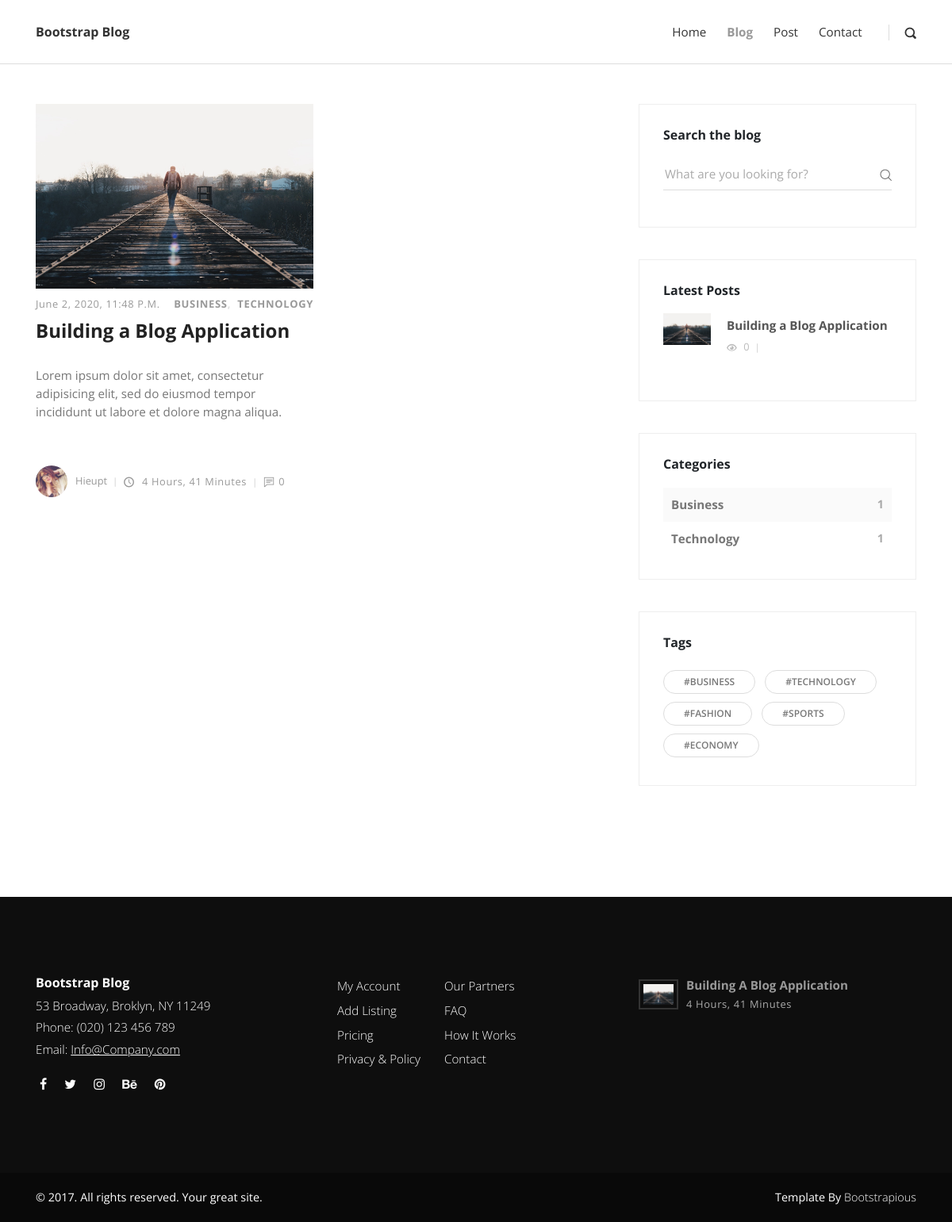
Screenshot of /blog/ with the database file from the repository.
### blog/models.py (models this page shows, shortened)
class Post(models.Model):
    title = models.CharField(_('title'), max_length=255)
    slug = models.SlugField(max_length=254, unique=True, blank=True, editable=True)
    author = models.ForeignKey(Author, on_delete=models.CASCADE, related_name='blog_posts')
    image = models.ImageField(_('image'), blank=True, null=True, upload_to='blog')
    text = RichTextField(_('text'))
    description = models.TextField(_('description'), blank=True, null=True)
    published = models.BooleanField(_('published'), default=False)
    categories = models.ManyToManyField(Category)
    created = models.DateTimeField(_('created'), auto_now_add=True)
    modified = models.DateTimeField(_('modified'), auto_now=True)
    pub_date = models.DateTimeField(_('publish date'), blank=True, null=True)
    featured = models.BooleanField(default=False)
    views = models.IntegerField(default=0)
    previous_post = models.ForeignKey('self', related_name='previous', on_delete=models.SET_NULL, blank=True, null=True)
    next_post = models.ForeignKey('self', related_name='next', on_delete=models.SET_NULL, blank=True, null=True)
    def get_absolute_url(self):
        return reverse("blog:post", args=[self.slug])
    class Meta:
        verbose_name = _('blog post')
        verbose_name_plural = _('blog posts')
        ordering = ['pub_date']

class Category(models.Model):
    title = models.CharField(max_length=50)
    def __str__(self):
        return self.title

class Author(models.Model):
    user = models.OneToOneField(User, on_delete=models.CASCADE)
    profile_image = models.ImageField()
    def __str__(self):
        return self.user.username

### blog/views.py (the view)
# urls.py: path('blog/', views.blog, name = 'blogpage'),
def blog(request):
    category_count = get_category_count()
    most_recent = Post.objects.order_by('-created')[:3]
    article_post = Post.objects.all()
    paginator = Paginator(article_post, 2)
    page_request_var = 'page'
    page = request.GET.get(page_request_var)
    try:
        paginated_queryset = paginator.page(page)
    except PageNotAnInteger:
        paginated_queryset = paginator.page(1)
    except EmptyPage:
        paginated_queryset = paginator.page(paginator.num_pages)
    context = {
        'category_count': category_count,
        'most_recent': most_recent,
        'article_post': paginated_queryset,
        'page_request_var': page_request_var
    }
    return render(request, 'blog.html',context)

### blog/views.py (called while the page is built)
def get_category_count():
    queryset = Category.objects.values('title').annotate(Count('post'))
    return queryset

### templates/blog.html (shortened to what this page needs)
{% extends "base.html" %}
{% load static %}
{% block content %}
    <div class="container">
      <div class="row">
        <main class="posts-listing col-lg-8">
          <div class="container">
            <div class="row">
              {% for post in article_post%}
              <div class="post col-xl-6">
                <div class="post-thumbnail"><a href="{{post.get_absolute_url}}"><img src="{{ post.image.url }}" alt="..." class="img-fluid"></a></div>
                <div class="post-details">
                  <div class="post-meta d-flex justify-content-between">
                    <div class="date meta-last">{{post.created}}</div>
                    <div class="category">
                    {% for cat in post.categories.all %}
                      <a href="#">{{cat}}</a>
                    {%endfor%}
                    </div>
                  </div><a href="{{post.get_absolute_url}}">
                    <h3 class="h4">{{post.title|truncatewords:7}}</h3></a>
                  <p class="text-muted">{{post.text|safe|truncatewords:30}}</p>
                  <footer class="post-footer d-flex align-items-center"><a href="#" class="author d-flex align-items-center flex-wrap">
                      <div class="avatar"><img src="{{post.author.profile_image.url}}" alt="..." class="img-fluid"></div>
                      <div class="title"><span>{{post.author}}</span></div></a>
                    <div class="date"><i class="icon-clock"></i> {{post.created|timesince}}</div>
                    <div class="comments meta-last"><i class="icon-comment"></i>{{post.comments.count}}</div>
                  </footer>
                </div>
              </div>
              {%endfor%}
            </div>
          </div>
        </main>
        {% include "sidebar.html" with most_recent=most_recent category_count=category_count %}
      </div>
    </div>
{% endblock content %}

### templates/sidebar.html (shortened to what this page needs)
{% load static%}
<aside class="col-lg-4">
<div class="widget search">
<header>
    <h3 class="h6">Search the blog</h3>
</header>
<form action="{% url 'blog:search'%}" class="search-form">
    <div class="form-group">
    <input type="text" name="q" placeholder="What are you looking for?">
    <button type="submit" class="submit"><i class="icon-search"></i></button>
    </div>
</form>
</div>
<div class="widget latest-posts">
    <header>
        <h3 class="h6">Latest Posts</h3>
    </header>
    <div class="blog-posts">
        {% for post in most_recent %}
        <a href="{{post.get_absolute_url}}">
            <div class="item d-flex align-items-center">
                <div class="image"><img src="{{post.image.url}}" alt="..." class="img-fluid"></div>
                <div class="title"><strong>{{post.title|truncatewords:5}}</strong>
                <div class="d-flex align-items-center">
                    <div class="views"><i class="icon-eye"></i> {{post.views}}</div>
                </div>
                </div>
            </div>
        </a>
        {% endfor %}
    </div>
</div>
<div class="widget categories">
<header>
    <h3 class="h6">Categories</h3>
</header>
{% for cat in category_count%}
<div class="item d-flex justify-content-between">
    <a href="{%url 'blog:category' title=cat.title%}">{{cat.title}}</a>
    <span>{{cat.post__count}}</span>
</div>
{% endfor %}
</div>
<div class="widget tags">
<header>
    <h3 class="h6">Tags</h3>
</header>
<ul class="list-inline">
    <li class="list-inline-item"><a href="#" class="tag">#Business</a></li>
    <li class="list-inline-item"><a href="#" class="tag">#Technology</a></li>
    <li class="list-inline-item"><a href="#" class="tag">#Fashion</a></li>
    <li class="list-inline-item"><a href="#" class="tag">#Sports</a></li>
    <li class="list-inline-item"><a href="#" class="tag">#Economy</a></li>
</ul>
</div>
</aside>

### templates/footer.html
{% load static %}
<footer class="main-footer">
      <div class="container">
        <div class="row">
          <div class="col-md-4">
            <div class="logo">
              <h6 class="text-white">Bootstrap Blog</h6>
            </div>
            <div class="contact-details">
              <p>53 Broadway, Broklyn, NY 11249</p>
              <p>Phone: (020) 123 456 789</p>
              <p>Email: <a href="mailto:info@company.com">Info@Company.com</a></p>
              <ul class="social-menu">
                <li class="list-inline-item"><a href="#"><i class="fa fa-facebook"></i></a></li>
                <li class="list-inline-item"><a href="#"><i class="fa fa-twitter"></i></a></li>
                <li class="list-inline-item"><a href="#"><i class="fa fa-instagram"></i></a></li>
                <li class="list-inline-item"><a href="#"><i class="fa fa-behance"></i></a></li>
                <li class="list-inline-item"><a href="#"><i class="fa fa-pinterest"></i></a></li>
              </ul>
            </div>
          </div>
          <div class="col-md-4">
            <div class="menus d-flex">
              <ul class="list-unstyled">
                <li> <a href="#">My Account</a></li>
                <li> <a href="#">Add Listing</a></li>
                <li> <a href="#">Pricing</a></li>
                <li> <a href="#">Privacy &amp; Policy</a></li>
              </ul>
              <ul class="list-unstyled">
                <li> <a href="#">Our Partners</a></li>
                <li> <a href="#">FAQ</a></li>
                <li> <a href="#">How It Works</a></li>
                <li> <a href="#">Contact</a></li>
              </ul>
            </div>
          </div>
          <div class="col-md-4">
            <div class="latest-posts">
              {% for post in most_recent %}
              <a href="{{post.get_absolute_url}}">
                  <div class="post d-flex align-items-center">
                    <div class="image"><img src="{{ post.image.url }}" alt="..." class="img-fluid"></div>
                    <div class="title"><strong>{{post.title|truncatewords:5}}</strong><span class="date last-meta">{{post.created|timesince}}</span></div>
                  </div>
                </a>
                {% endfor %}
            </div>
          </div>
        </div>
      </div>
      <div class="copyrights">
        <div class="container">
          <div class="row">
            <div class="col-md-6">
              <p>&copy; 2017. All rights reserved. Your great site.</p>
            </div>
            <div class="col-md-6 text-right">
              <p>Template By <a href="https://bootstrapious.com/p/bootstrap-carousel" class="text-white">Bootstrapious</a>
              </p>
            </div>
          </div>
        </div>
      </div>
    </footer>

### rows the page displays
Post: image (picture), created "June 2, 2020, 11:48 P.m.", title "Building a Blog Application", text "Lorem ipsum dolor sit amet, consectetur adipisicing elit, sed do eiusmod tempor incididunt ut labore et dolore magna aliqua.", author.profile_image (picture), author "Hieupt", created "4 Hours, 41 Minutes", comments.count "0", views "0", title "Building A Blog Application"
Category: title "BUSINESS", title "Business", post__count "1"
Category: title "TECHNOLOGY"

### other values shown
{{ cat.title }} "Technology"
{{ cat.post__count }} "1"
